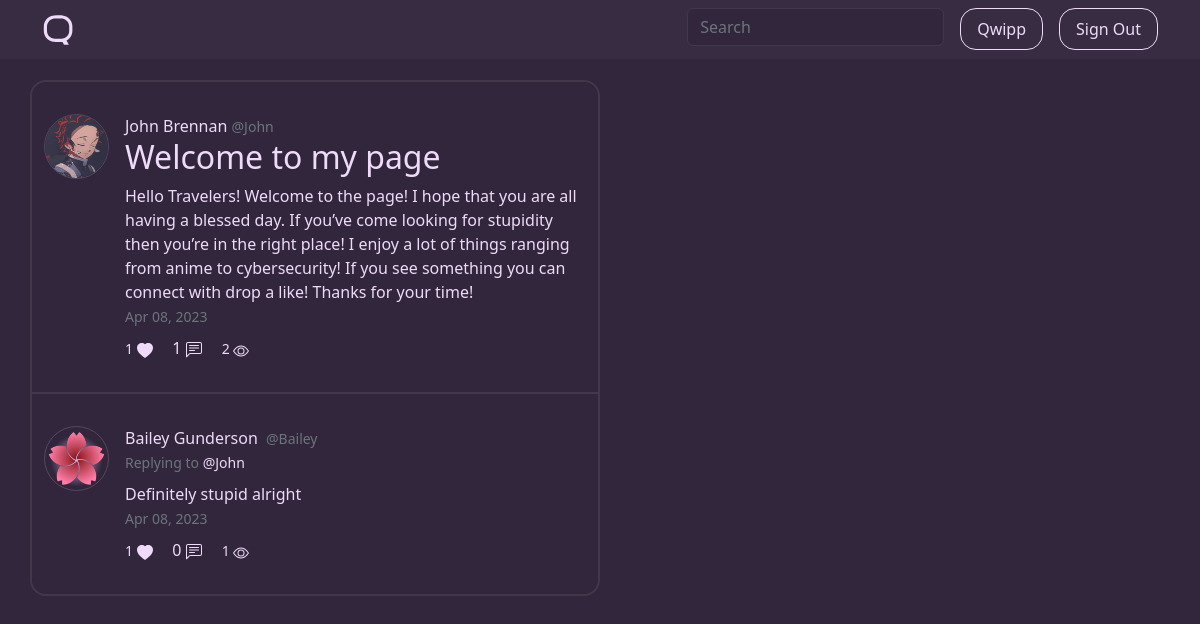
The page /u/John/qwill/9 (signed in) on the database its author committed.
### qwippit/models.py (models this page shows, shortened)
class User(db.Model, UserMixin):
    id = db.Column(db.Integer, primary_key=True)
    username = db.Column(db.String(16), unique=True, nullable=False)
    displayname = db.Column(db.String(20), nullable=False)
    email = db.Column(db.String(120), unique=True, nullable=False)
    bio = db.Column(db.String(256))
    image_file = db.Column(db.String(20), nullable=False, default='default.png')
    banner_file = db.Column(db.String(20), nullable=False, default='default.png')
    password = db.Column(db.String(60), nullable=False)
    emailverified = db.Column(db.Boolean(), nullable=False, default=False)
    following = db.relationship('User',
                                secondary=followers,
                                primaryjoin=(followers.c.follower_id == id),
                                secondaryjoin=(followers.c.followed_id == id),
                                backref=db.backref('followers', lazy='dynamic'),
                                lazy='dynamic')
    viewed_qwipps = db.relationship('Qwipp', secondary='qwippViews', backref='hasViewed')
    viewed_qwills = db.relationship('Qwill', secondary='qwillViews', backref='hasViewed')
    liked_qwipps = db.relationship('Qwipp', secondary='qwippLikes', backref='hasLiked')
    liked_qwills = db.relationship('Qwill', secondary='qwillLikes', backref='hasLiked')
    qwipps = db.relationship('Qwipp', backref='author', lazy=True)
    qwills = db.relationship('Qwill', backref='author', lazy=True)
    like_notifications = db.Column(db.Boolean(), nullable=False, default=True)
    follow_notifications = db.Column(db.Boolean(), nullable=False, default=True)
    reply_notifications = db.Column(db.Boolean(), nullable=False, default=True)

class Qwill(db.Model):
    id = db.Column(db.Integer, primary_key=True)
    date_posted = db.Column(db.DateTime, nullable=False, default=datetime.utcnow)
    date_edited = db.Column(db.DateTime)
    title = db.Column(db.Text(64), nullable=False)
    content = db.Column(db.Text(), nullable=False)
    views = db.Column(db.Integer, nullable=False, default=0)
    likes = db.Column(db.Integer, nullable=False, default=0)
    user_id = db.Column(db.Integer, db.ForeignKey('user.id'), nullable=False)
    replies = db.relationship('Qwipp', backref='qwill_reply', lazy=True)
    hashtags = db.Column(db.Integer, db.ForeignKey('hashtag.id'))

class Qwipp(db.Model):
    id = db.Column(db.Integer, primary_key=True)
    date_posted = db.Column(db.DateTime, nullable=False, default=datetime.utcnow)
    date_edited = db.Column(db.DateTime)
    content = db.Column(db.Text(256), nullable=False)
    views = db.Column(db.Integer, nullable=False, default=0)
    likes = db.Column(db.Integer, nullable=False, default=0)
    is_reply = db.Column(db.Boolean(), nullable=False, default=False)
    qwill_reply_id = db.Column(db.Integer, db.ForeignKey('qwill.id'))
    qwipp_reply_id = db.Column(db.Integer, db.ForeignKey('qwipp.id'))
    user_id = db.Column(db.Integer, db.ForeignKey('user.id'), nullable=False)
    replies = db.relationship('Qwipp', backref=db.backref('qwipp_replied_to', remote_side=[id]))
    hashtags = db.Column(db.Integer, db.ForeignKey('hashtag.id'))

### qwippit/users/routes.py (the view)
@users.route("/u/<string:username>/qwill/<int:qwill_id>")
def qwill(username, qwill_id):
    user = User.query.filter(func.lower(User.username) == func.lower(username)).first_or_404()
    qwill = Qwill.query.get_or_404(qwill_id)
    if current_user.is_authenticated:
        if current_user.id != user.id:
            if qwill not in current_user.viewed_qwills:
                current_user.viewed_qwills.append(qwill)
                qwill.views = qwill.views + 1
            else:
                viewed_qwill = db.session.query(qwillViews).filter_by(user_id=current_user.id, qwill_id=qwill.id).first()
                db.session.query(qwillViews).filter_by(user_id=current_user.id, qwill_id=qwill.id).update({"views_count": viewed_qwill.views_count + 1})
            db.session.commit()
    if username.lower() != qwill.author.username.lower():
        return redirect('/home')
    return render_template('qwills/qwill.html', title=user.displayname + " (@" + username + ")", qwill=qwill, user=user)

### qwippit/models.py (called while the page is built)
@login_manager.user_loader
def load_user(user_id):
    return User.query.get(int(user_id))

### run.py (called while the page is built)
@app.template_filter()
def number_format(num):
    magnitude = 0
    while num >= 1000:
        num = float('{:.3g}'.format(num))
        magnitude += 1
        num /= 1000.0
    formatted_num = '{:,.1f}'.format(num) if 1000 <= num < 10000 else '{:f}'.format(num)
    return '{}{}'.format(formatted_num.rstrip('0').rstrip('.'), ['', 'K', 'M', 'B', 'T'][magnitude])

### qwippit/templates/qwills/qwill.html (shortened to what this page needs)
{% extends "main/layout.html" %}
{% block content %}
  <article class="row content-section individual-qwill">
    <div class="d-flex media">
        <img class="me-3 rounded-circle border border-highlight" width="65px" height="65px" src="{{ url_for('static', filename='profile_pics/' + qwill.author.image_file) }}">
        <div class="media-body">
            <div class="article-metadata">
                <a class="author-link mr-2" href="{{ url_for('users.profile', username=qwill.author.username) }}">{{ qwill.author.displayname }}</a>
                <small class="text-muted">@{{ qwill.author.username }}</small>
            </div>
            <div class="qwill-title">
                <h2>{{ qwill.title }}</h2>
            </div>
            <div class="content">
                {% for line in qwill.content.split('\n') %}
                    {% if line.strip() == '' %}
                        </br>
                    {% else %}
                        <p>
                            {% for word in line.split() %}
                                {% if word.startswith('#') %}
                                    <a class="reverse-font" href="{{ url_for('main.hashtagPosts', hashtag=word[1:]) }}">{{ word }}</a>
                                {% elif word.startswith('@') %}
                                    <a class="reverse-font" href="{{ url_for('users.profile', username=word[1:]) }}">{{ word }}</a>
                                {% else %}
                                    {{ word }}
                                {% endif %}
                            {% endfor %}
                        </p>
                    {% endif %}
                {% endfor %}
            <div>
            <small class="date-time text-muted">{{ qwill.date_posted.strftime('%b %d, %Y') }}</small>
            <div class="bottom-content mt-2">
                {% if qwill.author.username == current_user.username %}
                    <small class="main-font-nh">
                        <span id="likes-qwill-{ qwill.id }}">{{ qwill.likes }}</span>
                        <svg xmlns="http://www.w3.org/2000/svg" width="16" height="16" fill="currentColor" class="bi bi-heart-fill" viewBox="0 0 16 16">
                          <path fill-rule="evenodd" d="M8 1.314C12.438-3.248 23.534 4.735 8 15-7.534 4.736 3.562-3.248 8 1.314z"/>
                        </svg>
                    </small>
                {% else %}
                    {% if current_user.is_authenticated %}
                        {% if qwill in current_user.liked_qwills %}
                            <small class="likes">
                                <a onclick="likeQwill('{{ qwill.author.username }}', {{ qwill.id }}); event.stopPropagation();" class="main-font">
                                    <span id="likes-qwill-{{ qwill.id }}">{{ qwill.likes | number_format }}</span>
                                    <svg xmlns="http://www.w3.org/2000/svg" width="16" height="16" fill="currentColor" id="heart-qwill-{{ qwill.id }}" class="bi bi-heart-fill" viewBox="0 0 16 16">
                                      <path fill-rule="evenodd" d="M8 1.314C12.438-3.248 23.534 4.735 8 15-7.534 4.736 3.562-3.248 8 1.314z"/>
                                    </svg>
                                </a>
                            </small>
                        {% endif %}
                    {% endif %}
                {% endif %}
                {% if current_user.is_authenticated %}
                    <a href="{{ url_for('users.reply_qwill', username=qwill.author.username, qwill_id=qwill.id) }}" class="main-font ms-3">
                        <span id="replies-qwill-{{ qwill.id }}">{{ qwill.replies | length | number_format }}</span>
                    </a>
                {% endif %}
                <small class="main-font-nh views ms-3">
                    <span>{{ qwill.views | number_format }}</span>
                </small>
            </div>
        </div>
    </div>
  </article>
    {% for replyQwipp in qwill.replies %}
          <article onclick="location.href='{{ url_for('users.qwipp', username=replyQwipp.author.username, qwipp_id=replyQwipp.id) }}'" class="row content-section">
                <div class="d-flex media">
                    <img class="me-3 rounded-circle border border-highlight" width="65px" height="65px" src="{{ url_for('static', filename='profile_pics/' + replyQwipp.author.image_file) }}">
                    <div class="media-body">
                        {% if replyQwipp.is_reply %}
                            <div class="article-metadata">
                        {% else %}
                        <div class="article-metadata mb-2">
                        {% endif %}
                            <a class="author-link me-1" href="{{ url_for('users.profile', username=replyQwipp.author.username) }}">{{ replyQwipp.author.displayname }}</a>
                            <small class="text-muted">@{{ replyQwipp.author.username }}</small>
                        </div>
                        {% if replyQwipp.is_reply %}
                            <div class="mb-2">
                                <small class="text-muted">Replying to <a href="{{ url_for('users.profile', username=qwill.author.username) }}" class="main-font">@{{ qwill.author.username }}</a></small>
                            </div>
                        {% endif %}
                        <div class="content">
                            <p>
                                {% for word in replyQwipp.content.split() %}
                                    {% if word.startswith('#') %}
                                        <a class="reverse-font" href="{{ url_for('main.hashtagPosts', hashtag=word[1:]) }}">{{ word }}</a>
                                    {% elif word.startswith('@') %}
                                        <a class="reverse-font" href="{{ url_for('users.profile', username=word[1:]) }}">{{ word }}</a>
                                    {% else %}
                                        {{ word }}
                                    {% endif %}
                                {% endfor %}
                            </p>
                        </div>
                        <small class="date-time text-muted">{{ replyQwipp.date_posted.strftime('%b %d, %Y') }}</small>
                        <div class="bottom-content mt-2">
                            {% if replyQwipp.author.username == current_user.username %}
                                <small class="main-font-nh">
                                    <span id="likes-qwipp-{{ replyQwipp.id }}">{{ replyQwipp.likes | number_format }}</span>
                                    <svg xmlns="http://www.w3.org/2000/svg" width="16" height="16" fill="currentColor" class="bi bi-heart-fill" viewBox="0 0 16 16">
                                      <path fill-rule="evenodd" d="M8 1.314C12.438-3.248 23.534 4.735 8 15-7.534 4.736 3.562-3.248 8 1.314z"/>
                                    </svg>
                                </small>
                            {% else %}
                                {% if current_user.is_authenticated %}
                                    {% if replyQwipp in current_user.liked_qwipps %}
                                        <small class="likes">
                                            <a onclick="likeQwipp('{{ replyQwipp.author.username }}', {{ replyQwipp.id }}); event.stopPropagation();" class="main-font">
                                                <span id="likes-qwipp-{{ replyQwipp.id }}">{{ replyQwipp.likes | number_format }}</span>
                                                <svg xmlns="http://www.w3.org/2000/svg" width="16" height="16" fill="currentColor" id="heart-qwipp-{{ replyQwipp.id }}" class="bi bi-heart-fill" viewBox="0 0 16 16">
                                                  <path fill-rule="evenodd" d="M8 1.314C12.438-3.248 23.534 4.735 8 15-7.534 4.736 3.562-3.248 8 1.314z"/>
                                                </svg>
                                            </a>
                                        </small>
                                    {% endif %}
                                {% endif %}
                            {% endif %}
                            {% if current_user.is_authenticated %}
                                <a href="{{ url_for('users.reply_qwipp', username=replyQwipp.author.username, qwipp_id=replyQwipp.id) }}" class="main-font ms-3">
                                    <span id="replies-qwipp-{{ replyQwipp.id }}">{{ replyQwipp.replies | length | number_format }}</span>
                                </a>
                            {% endif %}
                            <small class="main-font-nh views ms-3">
                                <span>{{ replyQwipp.views | number_format }}</span>
                            </small>
                        </div>
                    </div>
                </div>
              </article>
    {% endfor %}
{% endblock content %}

### qwippit/static/main.css (style rules this page uses)
body { background: #31263B; color: #EFDBF9; margin-top: 5rem; overflow-x: hidden; }
.rounded-circle { background-color: #31263B; }
p { margin-bottom: 0; }
a { text-decoration: none; }
.main-font { color: #EFDBF9; transition: color 0.25s ease; }
.main-font-nh { color: #EFDBF9; }
.author-link { text-decoration: none; color: #EFDBF9; transition: 0.25s ease color; }
.content-section { cursor: pointer; padding-top: 2rem; padding-bottom: 2rem; border-bottom: 0.15rem solid; border-color: #43374C; background-color: #31263B; transition: background-color 0.25s ease; }
.content-section:last-child { border-bottom: none; border-bottom-right-radius: 1rem; border-bottom-left-radius: 1rem; }
.border-highlight { --bs-border-color: #54485D; }
.individual-qwill { border-top-right-radius: 1rem; border-top-left-radius: 1rem; cursor: auto; }
.likes { cursor: pointer; }
.comments { cursor: pointer; }

### rows shown on the page
User: image_file (picture), author.displayname "John Brennan", author.username "John"
Qwill: title "Welcome to my page", split "Hello" "Travelers!" "Welcome" "to" "the" "page!" "I" "hope" "that" "you" "are" "all" "having" "a" "blessed" "day." "If" "you’ve" "come" "looking" "for" "stupidity" "then" "you’re" "in" "the" "right" "place!" "I" "enjoy" "a" "lot" "of" "things" "ranging" "from" "anime" "to" "cybersecurity!" "If" "you" "see" "something" "you" "can" "connect" "with" "drop" "a" "like!" "Thanks" "for" "your" "time!", date_posted "Apr 08, 2023", likes|number_format "1", views|number_format "2"
Qwipp: image_file (picture), author.displayname "Bailey Gunderson", author.username "Bailey", split "Definitely" "stupid" "alright", date_posted "Apr 08, 2023", likes|number_format "1", replies|length "0", views|number_format "1"

### other values the page prints
{{ qwill.replies | length | number_format }} "1"
